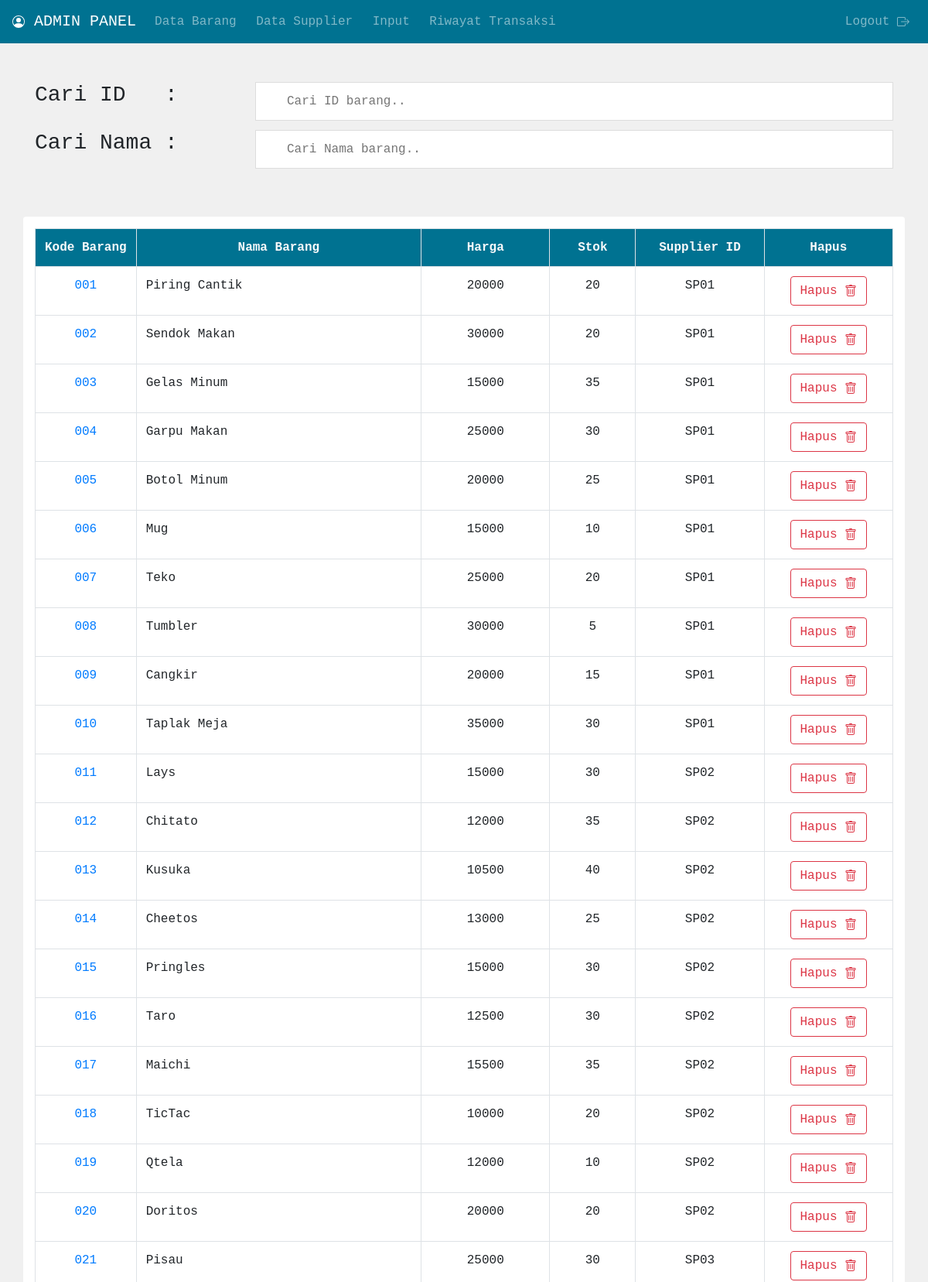
Page /data_barang.php (signed in, upper part) on the committed database.
### tables this page shows
CREATE TABLE `tbl_barang_baru` (
  `ID_Barang` varchar(6) NOT NULL,
  `Nama_Barang` varchar(20) NOT NULL,
  `Harga` int(11) NOT NULL,
  `Stok` int(11) NOT NULL,
  `ID_Supplier` varchar(4) NOT NULL
);

### func.php (called while the page is built, shortened)
<?php
    require_once "Config.php";
    function select_data($item=""){
        global $con;
        $hasil = array();
        if($item != "") $sql = "SELECT * FROM tbl_barang_baru WHERE ID_Barang = :item";
        else $sql = "SELECT * from tbl_barang_baru";
        try{
            $stmt = $con->prepare($sql);
            if($stmt->execute()){
                $stmt->setFetchMode(PDO::FETCH_ASSOC);
                $rs = $stmt->fetchAll();
                if($rs != null){
                    $i = 0;
                    foreach($rs as $val){
                        $hasil[$i]['id_barang'] = $val['ID_Barang'];
                        $hasil[$i]['nama_barang'] = $val['Nama_Barang'];
                        $hasil[$i]['harga'] = $val['Harga'];
                        $hasil[$i]['stok'] = $val['Stok'];
                        $hasil[$i]['supp'] = $val['ID_Supplier'];
                        $i++;
                    }
                }
            }
        }catch(Exception $e){
            echo 'Error select_data : '.$e->getMessage();
        }
        return $hasil;
    }
?>

### data_barang.php (the view, shortened to what this page needs)
<!DOCTYPE html>
<html lang="en">
<head>
	<link rel="stylesheet" href="templates/bootstrap.min.css">
</head>
<body style="background-color: #f0f0f0;">
	<nav class="navbar navbar-expand-sm navbar-dark text-monospace" style="background-color: #007291;">
		<a class="navbar-brand" href="index.php">
			ADMIN PANEL
		</a>
		<div class="collapse navbar-collapse" id="collapsibleNavbar">
			<ul class="navbar-nav">
				<li class="nav-item">
					<a class="nav-link" href="data_barang.php">Data Barang</a>
				</li>
				<li class="nav-item">
					<a class="nav-link" href="data_supp.php">Data Supplier</a>
				</li>
				<li class="nav-item">
					<a class="nav-link" href="input_barang.php">Input</a>
				</li>
				<li class="nav-item">
					<a class="nav-link" href="riwayat_beli.php">Riwayat Transaksi</a>
				</li>
			</ul>
			<ul class="navbar-nav ml-auto">
				<li class="nav-item">
					<a class="nav-link" href="logout.php">Logout
					</a>
				</li>
			</ul>
		</div>
	</nav>
	<div class="container" style="margin-top:50px;">
		<div class="row">
			<div class="col-3 text-monospace">
				<h3 align="left">Cari ID &nbsp;&nbsp;:</h3>
			</div>
			<div class="col-9 text-monospace">
				<input type="text" id="searchid" onkeyup="cari_id()" name="keyid" placeholder="Cari ID barang..">
			</div>
		</div>
		<div class="row">
			<div class="col-3 text-monospace">
			<h3 align="left">Cari Nama :</h3>
			</div>
			<div class="col-9 text-monospace">
			<input type="text" id="searchnama" onkeyup="cari_nama()" name="keyname" placeholder="Cari Nama barang..">
			</div>
		</div>
	</div>
	<div class="container rounded" style="margin-top:50px; background-color: #ffffff; padding-top:15px; padding-bottom: 15px;">
	<?php
		require_once "func.php";
		if (!isset($_SESSION['user'])) {
			header("Location: login.php");
		} else {
			$data_table = '';
			$data = select_data();
			foreach ($data as $key => $val) {
				$data_table .= '
					<tr>
						<td><center><a href="cari_barang.php?id_barang='.$val['id_barang'].'">'.$val['id_barang'].'</center></td>
						<td>'.$val['nama_barang'].'</td>
						<td><center>'.$val['harga'].'</center></td>
						<td><center>'.$val['stok'].'</center></td>
						<td><center>'.$val['supp'].'<center></td>
						<td><center><a class="btn btn-outline-danger" href="data_barang.php?hapus='.$val['id_barang'].'&nama='.$val['nama_barang'].'">Hapus <svg xmlns="http://www.w3.org/2000/svg" width="16" height="16" fill="currentColor" class="bi bi-trash" viewBox="0 0 16 16">
						<path d="M5.5 5.5A.5.5 0 0 1 6 6v6a.5.5 0 0 1-1 0V6a.5.5 0 0 1 .5-.5zm2.5 0a.5.5 0 0 1 .5.5v6a.5.5 0 0 1-1 0V6a.5.5 0 0 1 .5-.5zm3 .5a.5.5 0 0 0-1 0v6a.5.5 0 0 0 1 0V6z"/>
						<path fill-rule="evenodd" d="M14.5 3a1 1 0 0 1-1 1H13v9a2 2 0 0 1-2 2H5a2 2 0 0 1-2-2V4h-.5a1 1 0 0 1-1-1V2a1 1 0 0 1 1-1H6a1 1 0 0 1 1-1h2a1 1 0 0 1 1 1h3.5a1 1 0 0 1 1 1v1zM4.118 4 4 4.059V13a1 1 0 0 0 1 1h6a1 1 0 0 0 1-1V4.059L11.882 4H4.118zM2.5 3V2h11v1h-11z"/>
					  </svg></a><center></td>
					</tr>
				';
			}
			echo '
			<form method="post">
				<table class="table table-bordered table-hover text-monospace" id="tabel" #007291>
					<tr class="header text-light" scope="col" style="background-color: #007291;">
						<th width="10%" nowrap><center>Kode Barang</center></th>
						<th nowrap><center>Nama Barang</center></th>
						<th width="15%" nowrap><center>Harga</center></th>
						<th width="10%" nowrap><center>Stok</center></th>
						<th width="15%"><center>Supplier ID<center></th>
						<th width="15%"><center>Hapus<center></th>
					</tr>
					'.$data_table.'
				</table>
				</form>
			';
		}
	?>
	</div>
</body>
</html>

### data_barang.php (style rules this page uses)
#searchnama, #searchid { width: 100%; font-size: 16px; padding: 12px 20px 12px 40px; border: 1px solid #ddd; margin-bottom: 12px; }

### rows in the picture
tbl_barang_baru: ID_Barang "001", Nama_Barang "Piring Cantik", Harga "20000", Stok "20", ID_Supplier "SP01"
tbl_barang_baru: ID_Barang "002", Nama_Barang "Sendok Makan", Harga "30000", Stok "20", ID_Supplier "SP01"
tbl_barang_baru: ID_Barang "003", Nama_Barang "Gelas Minum", Harga "15000", Stok "35", ID_Supplier "SP01"
tbl_barang_baru: ID_Barang "004", Nama_Barang "Garpu Makan", Harga "25000", Stok "30", ID_Supplier "SP01"
tbl_barang_baru: ID_Barang "005", Nama_Barang "Botol Minum", Harga "20000", Stok "25", ID_Supplier "SP01"
tbl_barang_baru: ID_Barang "006", Nama_Barang "Mug", Harga "15000", Stok "10", ID_Supplier "SP01"
tbl_barang_baru: ID_Barang "007", Nama_Barang "Teko", Harga "25000", Stok "20", ID_Supplier "SP01"
tbl_barang_baru: ID_Barang "008", Nama_Barang "Tumbler", Harga "30000", Stok "5", ID_Supplier "SP01"
tbl_barang_baru: ID_Barang "009", Nama_Barang "Cangkir", Harga "20000", Stok "15", ID_Supplier "SP01"
tbl_barang_baru: ID_Barang "010", Nama_Barang "Taplak Meja", Harga "35000", Stok "30", ID_Supplier "SP01"
tbl_barang_baru: ID_Barang "011", Nama_Barang "Lays", Harga "15000", Stok "30", ID_Supplier "SP02"
tbl_barang_baru: ID_Barang "012", Nama_Barang "Chitato", Harga "12000", Stok "35", ID_Supplier "SP02"
tbl_barang_baru: ID_Barang "013", Nama_Barang "Kusuka", Harga "10500", Stok "40", ID_Supplier "SP02"
tbl_barang_baru: ID_Barang "014", Nama_Barang "Cheetos", Harga "13000", Stok "25", ID_Supplier "SP02"
tbl_barang_baru: ID_Barang "015", Nama_Barang "Pringles", Harga "15000", Stok "30", ID_Supplier "SP02"
tbl_barang_baru: ID_Barang "016", Nama_Barang "Taro", Harga "12500", Stok "30", ID_Supplier "SP02"
tbl_barang_baru: ID_Barang "017", Nama_Barang "Maichi", Harga "15500", Stok "35", ID_Supplier "SP02"
tbl_barang_baru: ID_Barang "018", Nama_Barang "TicTac", Harga "10000", Stok "20", ID_Supplier "SP02"
tbl_barang_baru: ID_Barang "019", Nama_Barang "Qtela", Harga "12000", Stok "10", ID_Supplier "SP02"
tbl_barang_baru: ID_Barang "020", Nama_Barang "Doritos", Harga "20000", Stok "20", ID_Supplier "SP02"
tbl_barang_baru: ID_Barang "021", Nama_Barang "Pisau", Harga "25000", Stok "30", ID_Supplier "SP03"
